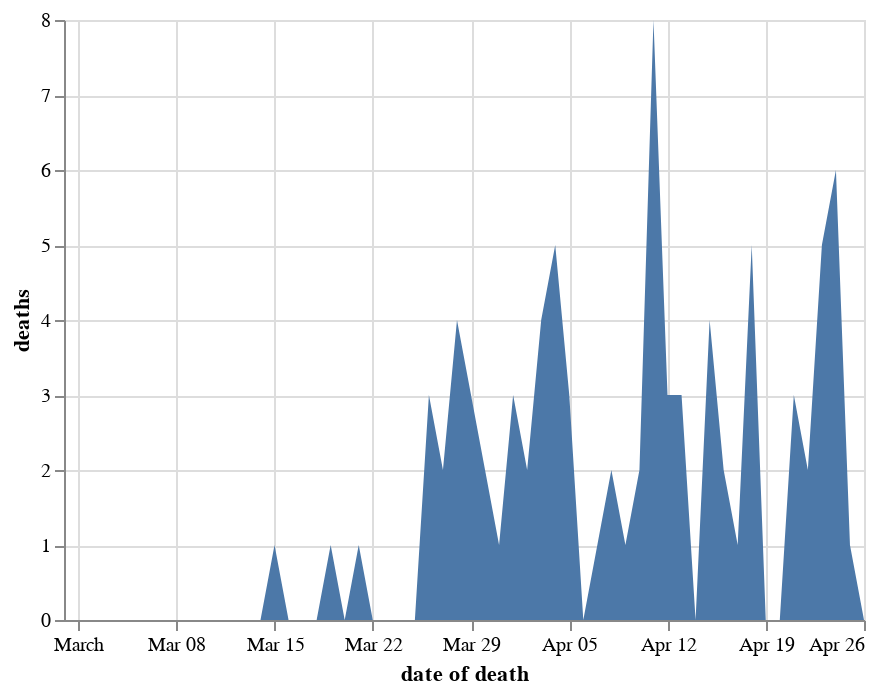

Write notebook code for a chart like this one.
### Markdown cell above
## Deaths on date died Shropshire

### Code cell
chart_dodds = chart_doddbt.copy()
chart_dodds = chart_dodds[chart_dodds.code.isin(trustcodes_shropshirestar)]
chart_dodds = chart_dodds.groupby(['date of death'], as_index=False)['deaths'].sum()
alt.Chart(chart_dodds).mark_area().encode(
    x='date of death',
    y='deaths'
)

### Figure 1 — Vega-Lite specification as saved in the notebook (floating-point values rounded to 4 significant figures)
{"config": {"view": {"continuousWidth": 400, "continuousHeight": 300}}, "data": {"name": "data-48b950c9fe22fd36374e1cd67b7127d3"}, "mark": "area", "encoding": {"x": {"type": "temporal", "field": "date of death"}, "y": {"type": "quantitative", "field": "deaths"}}, "$schema": "https://vega.github.io/schema/vega-lite/v4.8.1.json", "datasets": {"data-48b950c9fe22fd36374e1cd67b7127d3": [{"date of death": "2020-02-29T00:00:00", "deaths": 0}, {"date of death": "2020-03-01T00:00:00", "deaths": 0}, {"date of death": "2020-03-02T00:00:00", "deaths": 0}, {"date of death": "2020-03-03T00:00:00", "deaths": 0}, {"date of death": "2020-03-04T00:00:00", "deaths": 0}, {"date of death": "2020-03-05T00:00:00", "deaths": 0}, {"date of death": "2020-03-06T00:00:00", "deaths": 0}, {"date of death": "2020-03-07T00:00:00", "deaths": 0}, {"date of death": "2020-03-08T00:00:00", "deaths": 0}, {"date of death": "2020-03-09T00:00:00", "deaths": 0}, {"date of death": "2020-03-10T00:00:00", "deaths": 0}, {"date of death": "2020-03-11T00:00:00", "deaths": 0}, {"date of death": "2020-03-12T00:00:00", "deaths": 0}, {"date of death": "2020-03-13T00:00:00", "deaths": 0}, {"date of death": "2020-03-14T00:00:00", "deaths": 0}, {"date of death": "2020-03-15T00:00:00", "deaths": 1}, {"date of death": "2020-03-16T00:00:00", "deaths": 0}, {"date of death": "2020-03-17T00:00:00", "deaths": 0}, {"date of death": "2020-03-18T00:00:00", "deaths": 0}, {"date of death": "2020-03-19T00:00:00", "deaths": 1}, {"date of death": "2020-03-20T00:00:00", "deaths": 0}, {"date of death": "2020-03-21T00:00:00", "deaths": 1}, {"date of death": "2020-03-22T00:00:00", "deaths": 0}, {"date of death": "2020-03-23T00:00:00", "deaths": 0}, {"date of death": "2020-03-24T00:00:00", "deaths": 0}, {"date of death": "2020-03-25T00:00:00", "deaths": 0}, {"date of death": "2020-03-26T00:00:00", "deaths": 3}, {"date of death": "2020-03-27T00:00:00", "deaths": 2}, {"date of death": "2020-03-28T00:00:00", "deaths": 4}, {"date of death": "2020-03-29T00:00:00", "deaths": 3}, {"date of death": "2020-03-30T00:00:00", "deaths": 2}, {"date of death": "2020-03-31T00:00:00", "deaths": 1}, {"date of death": "2020-04-01T00:00:00", "deaths": 3}, {"date of death": "2020-04-02T00:00:00", "deaths": 2}, {"date of death": "2020-04-03T00:00:00", "deaths": 4}, {"date of death": "2020-04-04T00:00:00", "deaths": 5}, {"date of death": "2020-04-05T00:00:00", "deaths": 3}, {"date of death": "2020-04-06T00:00:00", "deaths": 0}, {"date of death": "2020-04-07T00:00:00", "deaths": 1}, {"date of death": "2020-04-08T00:00:00", "deaths": 2}, {"date of death": "2020-04-09T00:00:00", "deaths": 1}, {"date of death": "2020-04-10T00:00:00", "deaths": 2}, {"date of death": "2020-04-11T00:00:00", "deaths": 8}, {"date of death": "2020-04-12T00:00:00", "deaths": 3}, {"date of death": "2020-04-13T00:00:00", "deaths": 3}, {"date of death": "2020-04-14T00:00:00", "deaths": 0}, {"date of death": "2020-04-15T00:00:00", "deaths": 4}, {"date of death": "2020-04-16T00:00:00", "deaths": 2}, {"date of death": "2020-04-17T00:00:00", "deaths": 1}, {"date of death": "2020-04-18T00:00:00", "deaths": 5}, {"date of death": "2020-04-19T00:00:00", "deaths": 0}, {"date of death": "2020-04-20T00:00:00", "deaths": 0}, {"date of death": "2020-04-21T00:00:00", "deaths": 3}, {"date of death": "2020-04-22T00:00:00", "deaths": 2}, {"date of death": "2020-04-23T00:00:00", "deaths": 5}, {"date of death": "2020-04-24T00:00:00", "deaths": 6}, {"date of death": "2020-04-25T00:00:00", "deaths": 1}, {"date of death": "2020-04-26T00:00:00", "deaths": 0}]}}
